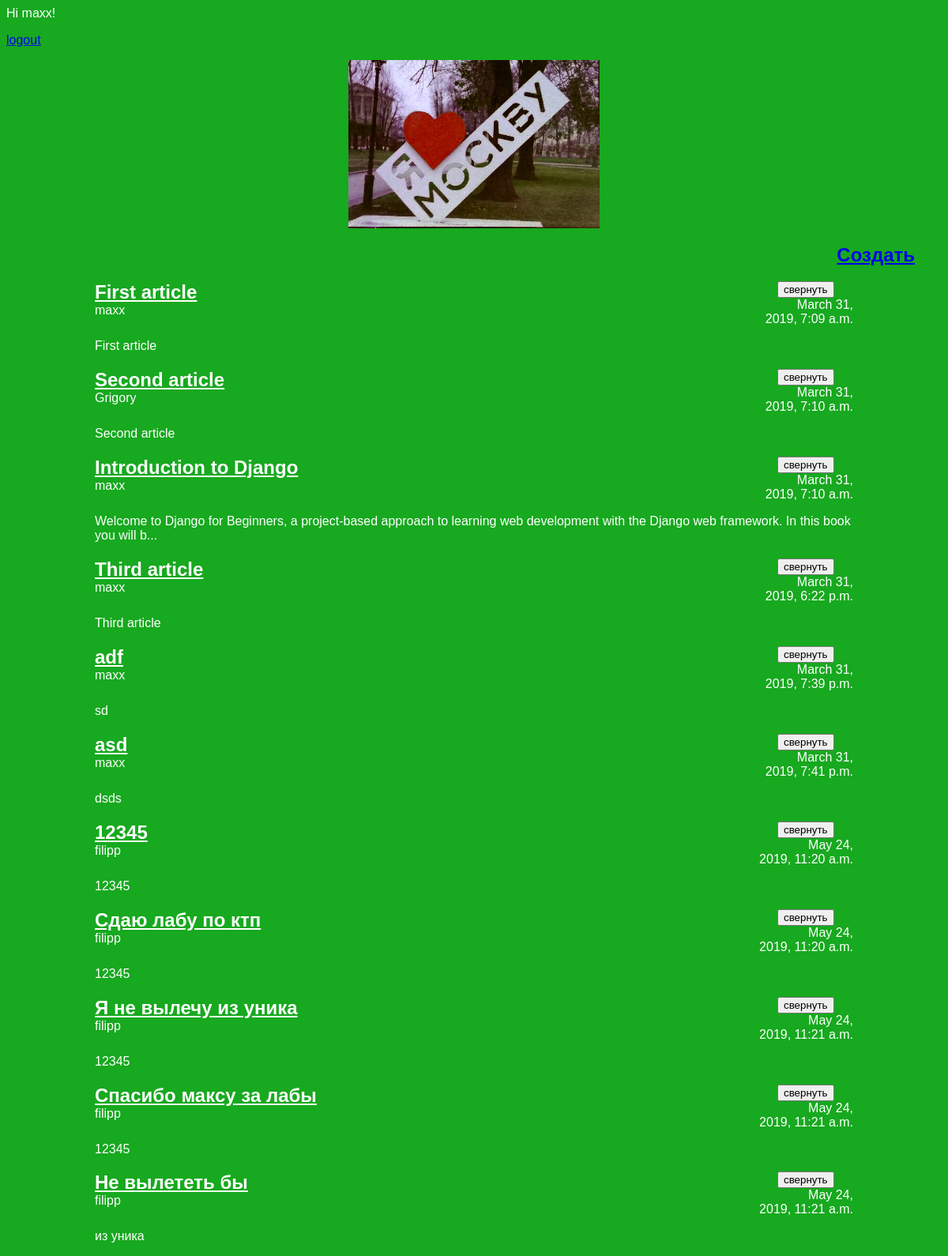
Screenshot of /articles/ (signed in) with the database file from the repository.
### articles/models.py (models this page shows, shortened)
class Article(models.Model):
    objects = models.Manager()
    author = models.ForeignKey(settings.AUTH_USER_MODEL, on_delete=models.CASCADE)
    title = models.CharField(max_length=200)
    text = models.TextField()
    created_date = models.DateTimeField(default=timezone.now)
    def get_excerpt(self):
        return self.text[:140] + "..." if len(self.text) > 140 else self.text

### articles/views.py (the view)
# urls.py: path('articles/', views.archive, name='archive'),
def archive(request):
    return render(request, 'archive.html', {"posts":Article.objects.all()})

### articles/templates/archive.html (shortened to what this page needs)
<!DOCTYPE html>
{% block content %}
{% if user.is_authenticated %}
  Hi {{ user.username }}!
  <p><a href="{% url 'logout' %}">logout</a></p>
{% else %}
  <p>You are not logged in</p>
  <a href="{% url 'login' %}">login</a> <a href="{% url 'signup' %}">register</a>
{% endif %}
{% endblock %}
<body>
    <div class="header">
        {% load static %}
        <img src="{% static 'img/dpb-logo.png' %}">
        <h2 class="exit"><a href="/article/new">Создать</a></h2>
        <link rel="stylesheet" href="{% static 'css/article.css' %}">
    </div>
    <div class="archive">
        {% for post in posts %}
            <div class="one-post">
                <h2 class="post-title">
                    <a href="/article/{{ post.id }}">{{ post.title }}</a>
                </h2>
                <button class="fold-button" type="button">свернуть</button>
                <div class="articlein">
                    <div class="article-info">
                        <div class="article-author">{{ post.author.username }}</div>
                        <div class="article-created-date">{{ post.created_date }}</div>
                    </div>
                    <p class="article-text">{{ post.get_excerpt }}</p>
                    <div class="one-post-shadow"></div>
                </div>
            </div>
        {% endfor %}
    </div>
</body>

### articles/static/css/article.css (style rules this page uses)
body { background: #1abc22; font-family: Tahoma, Arial, sans-serif; color: #ffffff; }
.header img { display: block; width: 318px; margin-left: auto; margin-right: auto; }
.exit { color: #ffffff; width: 1150px; text-align: right; }
.archive { width: 960px; margin-left: auto; margin-right: auto; }
.post-title a { color: #ffffff; width: 90%; float: left; }
.fold-button { text-align: right; }
.article-author { width: 50%; float: left; }
.article-created-date { text-align: right; }
.one-post-shadow { position: absolute; top: 0; left: 0; height: 100%; width: 100%; background: black; z-index: -1; opacity: 0 }

### rows the page displays
Article: title "First article", author.username "maxx", created_date "March 31, 2019, 7:09 a.m.", get_excerpt "First article"
Article: title "Second article", author.username "Grigory", created_date "March 31, 2019, 7:10 a.m.", get_excerpt "Second article"
Article: title "Introduction to Django", author.username "maxx", created_date "March 31, 2019, 7:10 a.m.", get_excerpt "Welcome to Django for Beginners, a project-based approach to learning web development with the Django web framework. In this book you will b..."
Article: title "Third article", author.username "maxx", created_date "March 31, 2019, 6:22 p.m.", get_excerpt "Third article"
Article: title "adf", author.username "maxx", created_date "March 31, 2019, 7:39 p.m.", get_excerpt "sd"
Article: title "asd", author.username "maxx", created_date "March 31, 2019, 7:41 p.m.", get_excerpt "dsds"
Article: title "12345", author.username "filipp", created_date "May 24, 2019, 11:20 a.m.", get_excerpt "12345"
Article: title "Сдаю лабу по ктп", author.username "filipp", created_date "May 24, 2019, 11:20 a.m.", get_excerpt "12345"
Article: title "Я не вылечу из уника", author.username "filipp", created_date "May 24, 2019, 11:21 a.m.", get_excerpt "12345"
Article: title "Спасибо максу за лабы", author.username "filipp", created_date "May 24, 2019, 11:21 a.m.", get_excerpt "12345"
Article: title "Не вылететь бы", author.username "filipp", created_date "May 24, 2019, 11:21 a.m.", get_excerpt "из уника"

### other values shown
{{ user.username }} "maxx"
